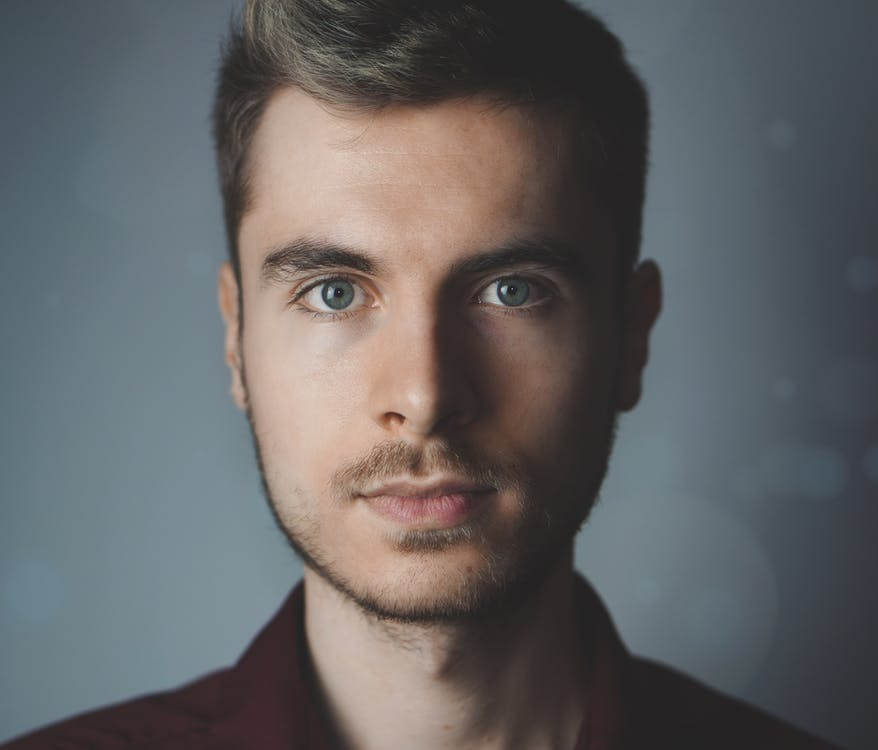
#> input picture brief/images/face1.jpeg, 878 x 750 px
$ jupyter execute brief.ipynb   (shell and % lines are left out)
#> lines starting #> are read from the running program, lines starting #| are printed output that depends on the picture
# BRIEF(Binary Robust Independent Elementary Features)

## Import resources and display image

[cell 1]
import cv2
import matplotlib.pyplot as plt
import numpy as np

# Load the image
image1 = cv2.imread('./images/face1.jpeg')
#> image1 is the input picture: shape (750, 878, 3); mean B, G, R 99.7, 98.6, 99.1

# Convert the training image to RGB
training_image = cv2.cvtColor(image1, cv2.COLOR_BGR2RGB)

# Convert the training image to gray scale
training_gray = cv2.cvtColor(training_image, cv2.COLOR_RGB2GRAY)
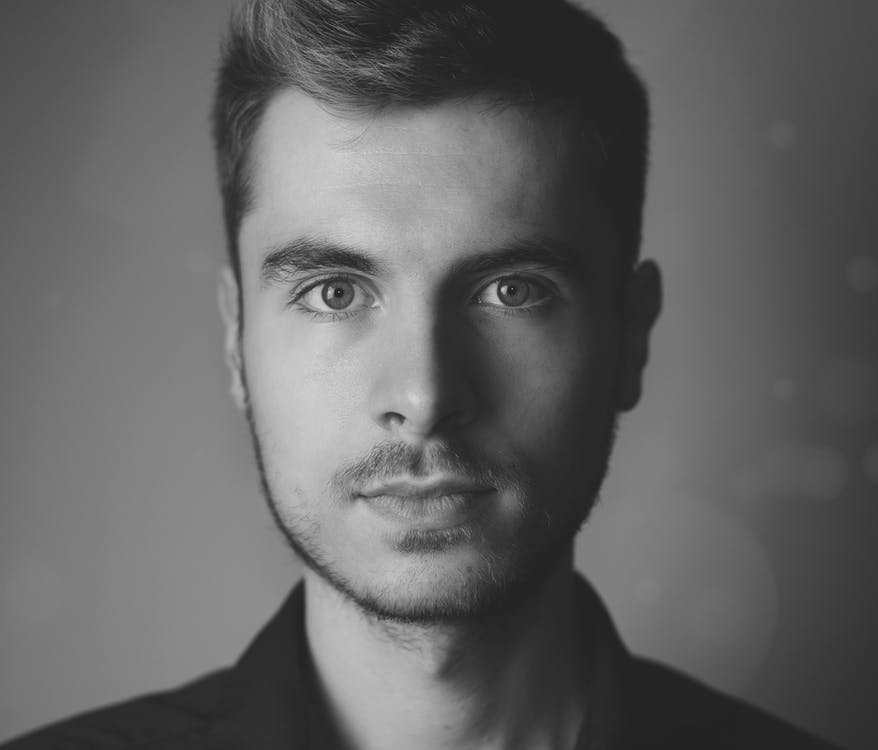
#> training_gray: shape (750, 878); min 16, max 213, mean 98.9

# Create test image by adding Scale Invariance and Rotational Invariance
test_image = cv2.pyrDown(training_image)
test_image = cv2.pyrDown(test_image)
#> test_image: shape (188, 220, 3)
num_rows, num_cols = test_image.shape[:2]
#> num_rows = 188; num_cols = 220

rotation_matrix = cv2.getRotationMatrix2D((num_cols/2, num_rows/2), 30, 1)
test_image = cv2.warpAffine(test_image, rotation_matrix, (num_cols, num_rows))
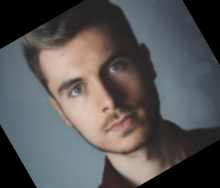
#> test_image: shape (188, 220, 3); mean R, G, B 87, 85.4, 85.4

test_gray = cv2.cvtColor(test_image, cv2.COLOR_RGB2GRAY)
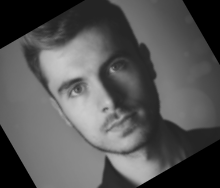
#> test_gray: shape (188, 220); min 0, max 203, mean 85.9

# Display traning image and testing image
fx, plots = plt.subplots(1, 2, figsize=(20,10))

plots[0].set_title("Training Image")
plots[0].imshow(training_image)

plots[1].set_title("Testing Image")
plots[1].imshow(test_image)
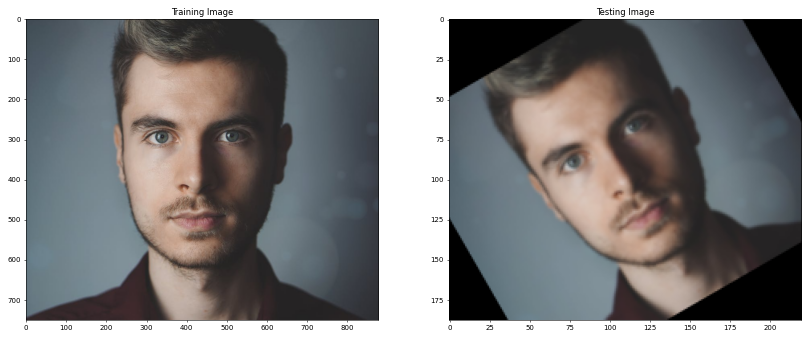
#> figure drawn by matplotlib, 2 panels

## Detect keypoints and Create Descriptor

[cell 2]
fast = cv2.FastFeatureDetector_create()
brief = cv2.xfeatures2d.BriefDescriptorExtractor_create()

train_keypoints = fast.detect(training_gray, None)
#> train_keypoints = 2354 keypoints; strongest (x, y, size): (502, 289, 7), (512, 288, 7), (506, 287, 7), (328, 297, 7)
test_keypoints = fast.detect(test_gray, None)
#> test_keypoints = 152 keypoints; strongest (x, y, size): (106, 157, 7), (106, 108, 7), (73, 92, 7), (103, 110, 7)

train_keypoints, train_descriptor = brief.compute(training_gray, train_keypoints)
#> train_keypoints = 2203 keypoints; strongest (x, y, size): (502, 289, 7), (512, 288, 7), (506, 287, 7), (328, 297, 7)
test_keypoints, test_descriptor = brief.compute(test_gray, test_keypoints)
#> test_keypoints = 137 keypoints; strongest (x, y, size): (106, 157, 7), (106, 108, 7), (73, 92, 7), (103, 110, 7)

keypoints_without_size = np.copy(training_image)
keypoints_with_size = np.copy(training_image)

cv2.drawKeypoints(training_image, train_keypoints, keypoints_without_size, color = (0, 255, 0))
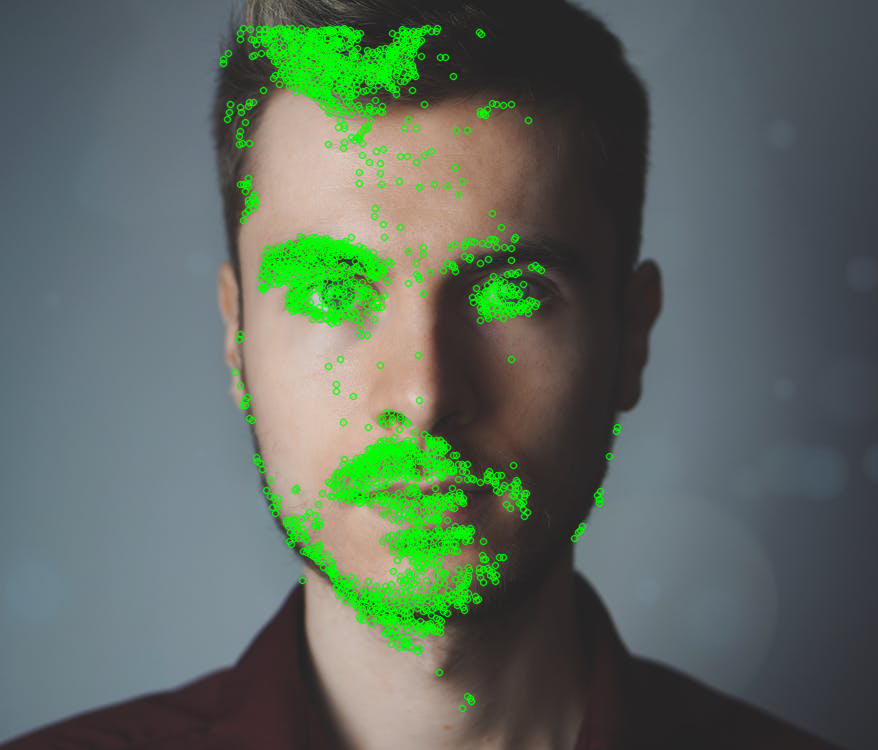
#> keypoints_without_size: shape (750, 878, 3); mean R, G, B 92.7, 106.4, 94.9

cv2.drawKeypoints(training_image, train_keypoints, keypoints_with_size, flags = cv2.DRAW_MATCHES_FLAGS_DRAW_RICH_KEYPOINTS)
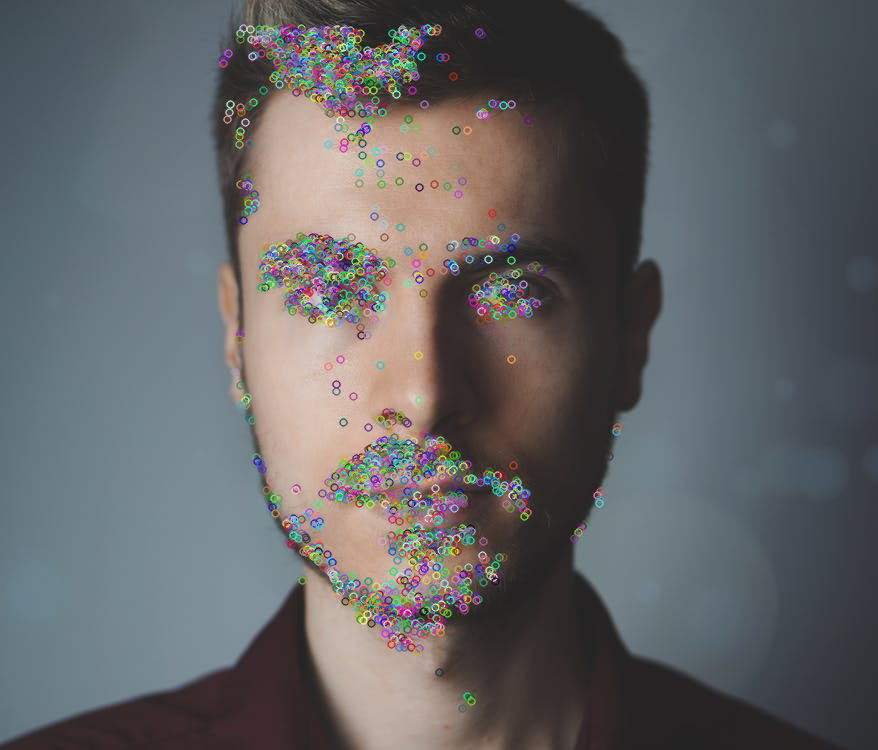
#> keypoints_with_size: shape (750, 878, 3); mean R, G, B 99.4, 100.1, 101.8

# Display image with and without keypoints size
fx, plots = plt.subplots(1, 2, figsize=(20,10))

plots[0].set_title("Train keypoints With Size")
plots[0].imshow(keypoints_with_size, cmap='gray')

plots[1].set_title("Train keypoints Without Size")
plots[1].imshow(keypoints_without_size, cmap='gray')

# Print the number of keypoints detected in the training image
print("Number of Keypoints Detected In The Training Image: ", len(train_keypoints))
#| Number of Keypoints Detected In The Training Image:  2203

# Print the number of keypoints detected in the query image
print("Number of Keypoints Detected In The Query Image: ", len(test_keypoints))
#| Number of Keypoints Detected In The Query Image:  137

## Matching Keypoints

[cell 3]
# Create a Brute Force Matcher object.
bf = cv2.BFMatcher(cv2.NORM_HAMMING, crossCheck = True)

# Perform the matching between the BRIEF descriptors of the training image and the test image
matches = bf.match(train_descriptor, test_descriptor)
#> matches = 54 matches

# The matches with shorter distance are the ones we want.
matches = sorted(matches, key = lambda x : x.distance)

result = cv2.drawMatches(training_image, train_keypoints, test_gray, test_keypoints, matches, test_gray, flags = 2)
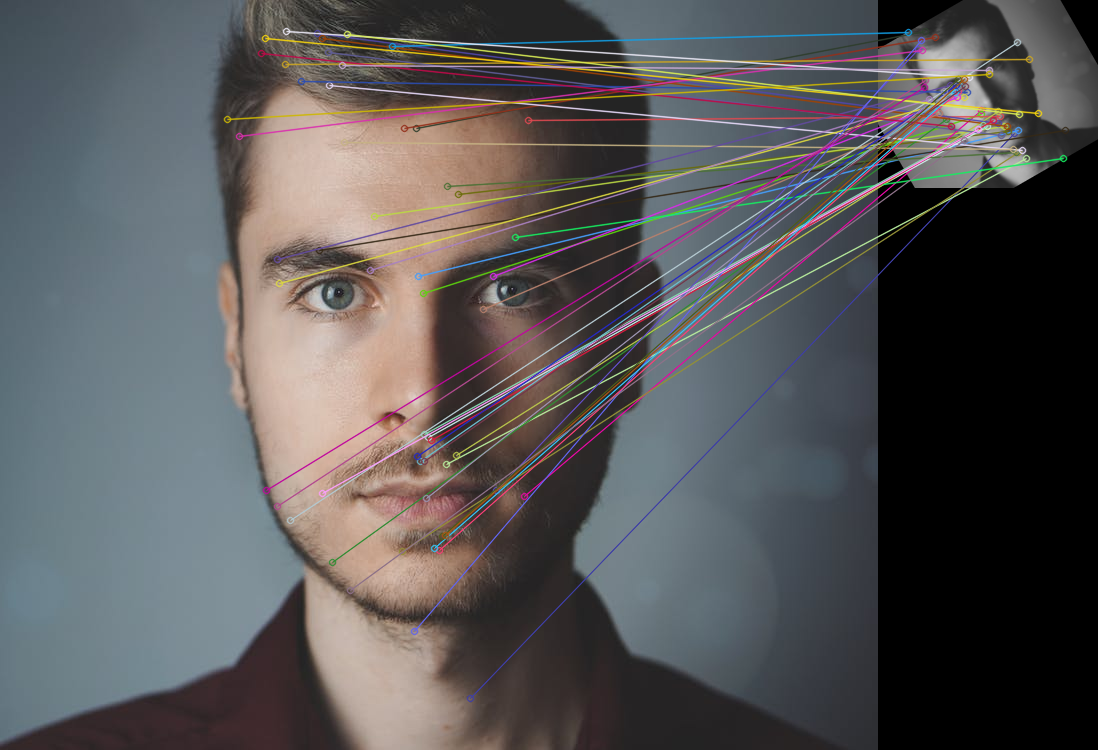
#> result: shape (750, 1098, 3); mean R, G, B 86.9, 85.5, 86.4

# Display the best matching points
plt.rcParams['figure.figsize'] = [14.0, 7.0]
plt.title('Best Matching Points')
plt.imshow(result)
plt.show()

# Print total number of matching points between the training and query images
print("\nNumber of Matching Keypoints Between The Training and Query Images: ", len(matches))
#| Number of Matching Keypoints Between The Training and Query Images:  54
